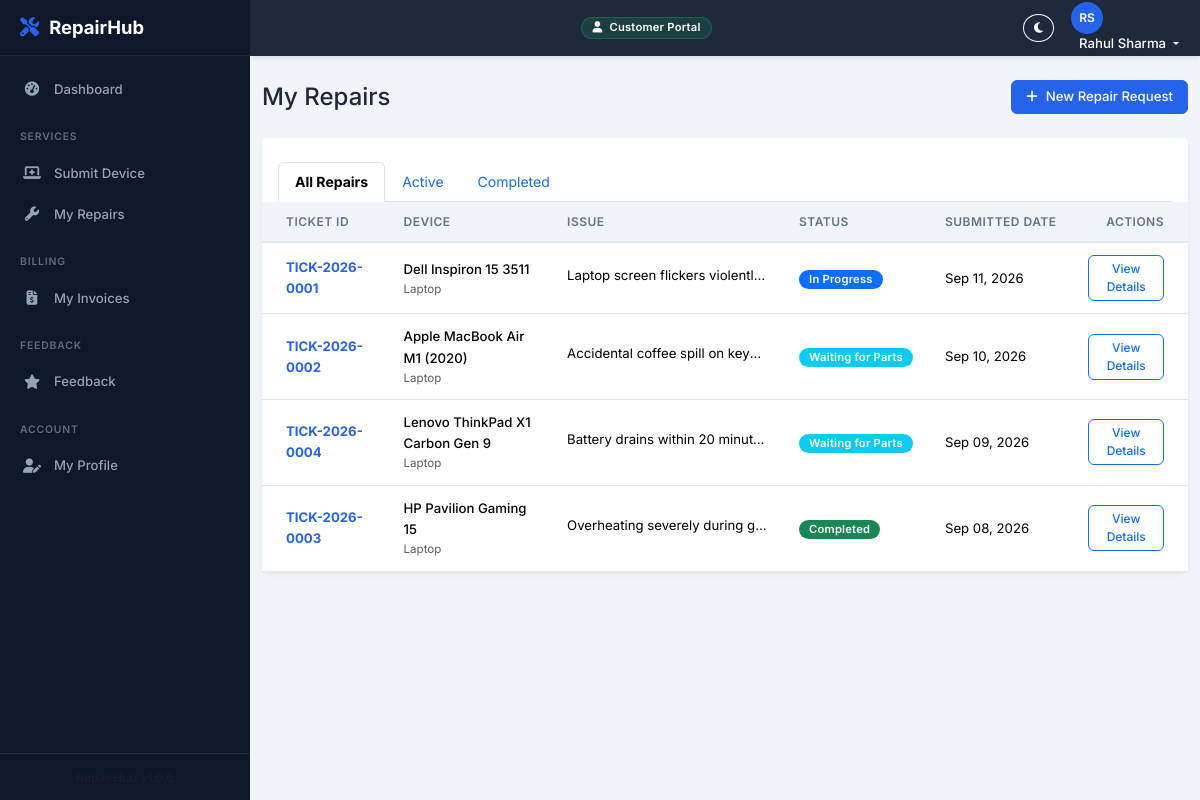
The app's page /client/my_repairs.php (signed in) with its own data.
### tables this page shows
CREATE TABLE `repair_tickets` (
  `id` int NOT NULL AUTO_INCREMENT,
  `ticket_id` varchar(30) NOT NULL,
  `customer_id` int NOT NULL,
  `device_type` varchar(50) NOT NULL,
  `device_brand` varchar(100) DEFAULT NULL,
  `device_model` varchar(100) DEFAULT NULL,
  `serial_number` varchar(100) DEFAULT NULL,
  `imei_number` varchar(20) DEFAULT NULL,
  `device_password` varchar(100) DEFAULT NULL,
  `device_condition` text,
  `problem_description` text NOT NULL,
  `diagnosis` text,
  `resolution` text,
  `completion_summary` text,
  `time_spent_total` int DEFAULT '0',
  `parts_used_notes` text,
  `submitted_by_client` tinyint(1) NOT NULL DEFAULT '0',
  `status` enum('Pending','In Progress','Waiting for Parts','Ready for Pickup','Completed','Delivered','Cancelled') NOT NULL DEFAULT 'Pending',
  `priority` enum('Low','Normal','High','Urgent') NOT NULL DEFAULT 'Normal',
  `estimated_cost` decimal(10,2) DEFAULT '0.00',
  `final_cost` decimal(10,2) DEFAULT '0.00',
  `assigned_to` int DEFAULT NULL,
  `created_by` int DEFAULT NULL,
  `due_date` date DEFAULT NULL,
  `completed_at` datetime DEFAULT NULL,
  `delivered_at` datetime DEFAULT NULL,
  `created_at` datetime NOT NULL DEFAULT CURRENT_TIMESTAMP,
  `updated_at` datetime NOT NULL DEFAULT CURRENT_TIMESTAMP ON UPDATE CURRENT_TIMESTAMP,
  PRIMARY KEY (`id`),
  UNIQUE KEY `ticket_id` (`ticket_id`),
  KEY `idx_status` (`status`),
  KEY `idx_priority` (`priority`),
  KEY `idx_customer` (`customer_id`),
  KEY `idx_assigned` (`assigned_to`),
  KEY `idx_created_at` (`created_at`),
  KEY `created_by` (`created_by`),
  CONSTRAINT `repair_tickets_ibfk_1` FOREIGN KEY (`customer_id`) REFERENCES `customers` (`id`) ON DELETE CASCADE,
  CONSTRAINT `repair_tickets_ibfk_2` FOREIGN KEY (`assigned_to`) REFERENCES `users` (`id`) ON DELETE SET NULL,
  CONSTRAINT `repair_tickets_ibfk_3` FOREIGN KEY (`created_by`) REFERENCES `users` (`id`) ON DELETE SET NULL
);

### client/my_repairs.php (the view, shortened to what this page needs)
<?php
require_once '../config.php';
$customer = getCurrentClientCustomer($pdo);
$customer_id = $customer['id'];
$tab = $_GET['tab'] ?? 'all';
$query = "SELECT * FROM repair_tickets WHERE customer_id = ?";
$params = [$customer_id];
$query .= " ORDER BY created_at DESC";
$stmt = $pdo->prepare($query);
$stmt->execute($params);
$repairs = $stmt->fetchAll();
include '../includes/client_header.php';
include '../includes/client_sidebar.php';
?>
<div class="main-content" id="mainContent">
    <div class="container-fluid py-4">
        <div class="d-flex justify-content-between align-items-center mb-4">
            <h4 class="mb-0">My Repairs</h4>
            <a href="submit_device.php" class="btn btn-primary"><i class="fas fa-plus me-2"></i>New Repair Request</a>
        </div>
        <div class="card border-0 shadow-sm">
            <div class="card-header bg-white border-bottom-0 pt-4 pb-0">
                <ul class="nav nav-tabs border-bottom">
                    <li class="nav-item">
                        <a class="nav-link <?= $tab === 'all' ? 'active fw-bold' : '' ?>" href="?tab=all">All Repairs</a>
                    </li>
                    <li class="nav-item">
                        <a class="nav-link <?= $tab === 'active' ? 'active fw-bold' : '' ?>" href="?tab=active">Active</a>
                    </li>
                    <li class="nav-item">
                        <a class="nav-link <?= $tab === 'completed' ? 'active fw-bold' : '' ?>" href="?tab=completed">Completed</a>
                    </li>
                </ul>
            </div>
            <div class="card-body p-0">
                <div class="table-responsive">
                    <table class="table table-hover align-middle mb-0">
                        <thead class="table-light">
                            <tr>
                                <th class="ps-4">Ticket ID</th>
                                <th>Device</th>
                                <th>Issue</th>
                                <th>Status</th>
                                <th>Submitted Date</th>
                                <th class="text-end pe-4">Actions</th>
                            </tr>
                        </thead>
                        <tbody>
                            <?php if(empty($repairs)): ?>
                                <tr>
                                    <td colspan="6" class="text-center py-5 text-muted">
                                        <i class="fas fa-inbox fa-3x mb-3 text-light"></i>
                                        <h5>No repairs found</h5>
                                        <p>You haven't submitted any repairs yet or none match this filter.</p>
                                    </td>
                                </tr>
                            <?php else: ?>
                                <?php foreach($repairs as $repair): ?>
                                    <tr>
                                        <td class="ps-4"><a href="repair_detail.php?id=<?= $repair['id'] ?>" class="fw-bold text-decoration-none"><?= htmlspecialchars($repair['ticket_id']) ?></a></td>
                                        <td>
                                            <div class="fw-medium"><?= htmlspecialchars($repair['device_brand'] . ' ' . $repair['device_model']) ?></div>
                                            <div class="small text-muted"><?= htmlspecialchars($repair['device_type']) ?></div>
                                        </td>
                                        <td>
                                            <span class="d-inline-block text-truncate" style="max-width: 200px;">
                                                <?= htmlspecialchars($repair['problem_description']) ?>
                                            </span>
                                        </td>
                                        <td>
                                            <?php
                                            $statusBadge = 'bg-secondary';
                                            if ($repair['status'] == 'Pending') $statusBadge = 'bg-warning text-dark';
                                            elseif ($repair['status'] == 'In Progress') $statusBadge = 'bg-primary';
                                            elseif ($repair['status'] == 'Waiting for Parts') $statusBadge = 'bg-info';
                                            elseif (in_array($repair['status'], ['Ready for Pickup', 'Completed'])) $statusBadge = 'bg-success';
                                            elseif ($repair['status'] == 'Cancelled') $statusBadge = 'bg-danger';
                                            ?>
                                            <span class="badge <?= $statusBadge ?>"><?= htmlspecialchars($repair['status']) ?></span>
                                        </td>
                                        <td><?= date('M d, Y', strtotime($repair['created_at'])) ?></td>
                                        <td class="text-end pe-4">
                                            <a href="repair_detail.php?id=<?= $repair['id'] ?>" class="btn btn-sm btn-outline-primary">View Details</a>
                                        </td>
                                    </tr>
                                <?php endforeach; ?>
                            <?php endif; ?>
                        </tbody>
                    </table>
                </div>
            </div>
        </div>
    </div>
</div>
<?php include '../includes/footer.php'; ?>

### assets/css/style.css (style rules this page uses)
:root { --rh-primary: #2563eb; --rh-primary-hover: #1d4ed8; --rh-primary-light: rgba(37, 99, 235, 0.1); --rh-sidebar-bg: #0f172a; --rh-sidebar-hover: #1e293b; --rh-sidebar-active: #2563eb; --rh-sidebar-text: #94a3b8; --rh-sidebar-text-active: #ffffff; --rh-sidebar-width: 250px; --rh-topbar-height: 56px; --rh-topbar-bg: #1e293b; --rh-body-bg: #f1f5f9; --rh-card-bg: #ffffff; --rh-text-primary: #1e293b; --rh-text-secondary: #64748b; --rh-text-muted: #94a3b8; --rh-border-color: #e2e8f0; --rh-success: #10b981; --rh-warning: #f59e0b; --rh-danger: #ef4444; --rh-info: #06b6d4; --rh-shadow-sm: 0 1px 2px rgba(0,0,0,0.05); --rh-shadow-md: 0 4px 6px -1px rgba(0,0,0,0.07), 0 2px 4px -1px rgba(0,0,0,0.04); --rh-shadow-lg: 0 10px 15px -3px rgba(0,0,0,0.08), 0 4px 6px -2px rgba(0,0,0,0.04); --rh-radius: 8px; --rh-radius-lg: 12px; --rh-transition: 0.2s ease; }
* { margin: 0; padding: 0; box-sizing: border-box; }
body { font-family: 'Inter', system-ui, -apple-system, 'Segoe UI', Roboto, sans-serif; font-size: 0.875rem; background-color: var(--rh-body-bg); color: var(--rh-text-primary); line-height: 1.6; overflow-x: hidden; transition: background-color var(--rh-transition), color var(--rh-transition); }
a { color: var(--rh-primary); text-decoration: none; transition: color var(--rh-transition); }
.main-content { margin-left: var(--rh-sidebar-width); margin-top: var(--rh-topbar-height); min-height: calc(100vh - var(--rh-topbar-height)); transition: margin-left var(--rh-transition); padding: 0; }
.card { background: var(--rh-card-bg); border: 1px solid var(--rh-border-color); border-radius: var(--rh-radius); transition: box-shadow var(--rh-transition), transform var(--rh-transition); }
.card.border-0 { border: none; }
.card.shadow-sm { box-shadow: var(--rh-shadow-sm); }
.table { color: var(--rh-text-primary); font-size: 0.825rem; }
.table thead th { background: var(--rh-body-bg); color: var(--rh-text-secondary); font-weight: 600; font-size: 0.75rem; text-transform: uppercase; letter-spacing: 0.04em; border-bottom: 2px solid var(--rh-border-color); padding: 10px 16px; white-space: nowrap; }
.table tbody td { padding: 12px 16px; border-bottom: 1px solid var(--rh-border-color); vertical-align: middle; }
.btn-primary { background: var(--rh-primary); border-color: var(--rh-primary); }
.btn { font-size: 0.825rem; font-weight: 500; border-radius: 6px; padding: 6px 14px; transition: all var(--rh-transition); }
.btn-sm { font-size: 0.75rem; padding: 4px 10px; }
.badge { font-size: 0.7rem; font-weight: 600; padding: 4px 10px; border-radius: 50rem; letter-spacing: 0.02em; }

### records on screen
repair_tickets: ticket "TICK-2026-0001", device_brand+device_model "Dell Inspiron 15 3511", device_type "Laptop", problem_description "Laptop screen flickers violentl…", status "In Progress", created_at "Sep 11, 2026"
repair_tickets: ticket "TICK-2026-0002", device_brand+device_model "Apple MacBook Air M1 (2020)", device_type "Laptop", problem_description "Accidental coffee spill on key…", status "Waiting for Parts", created_at "Sep 10, 2026"
repair_tickets: ticket "TICK-2026-0004", device_brand+device_model "Lenovo ThinkPad X1 Carbon Gen 9", device_type "Laptop", problem_description "Battery drains within 20 minut…", status "Waiting for Parts", created_at "Sep 09, 2026"
repair_tickets: ticket "TICK-2026-0003", device_brand+device_model "HP Pavilion Gaming 15", device_type "Laptop", problem_description "Overheating severely during g…", status "Completed", created_at "Sep 08, 2026"

### other values on screen
getInitials($currentUser['name']) "RS"
$currentUser['name'] "Rahul Sharma"
APP_NAME "RepairHub"
